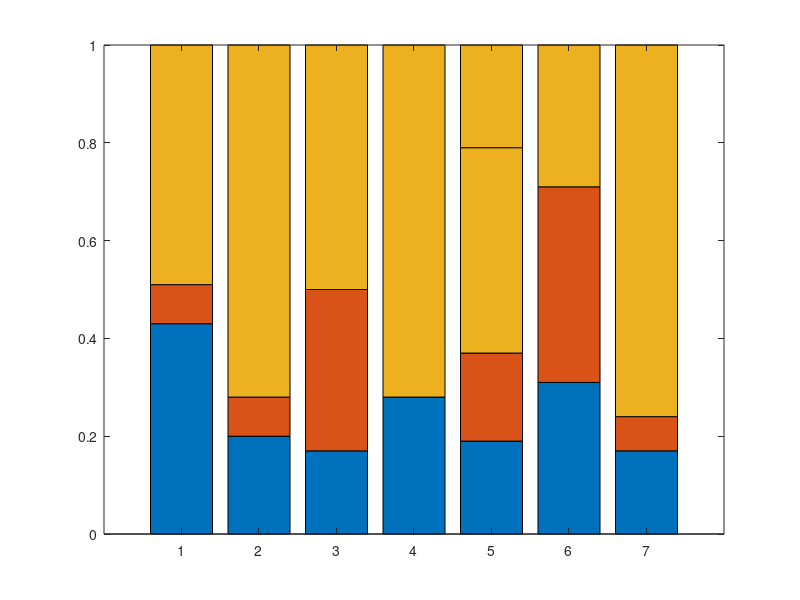
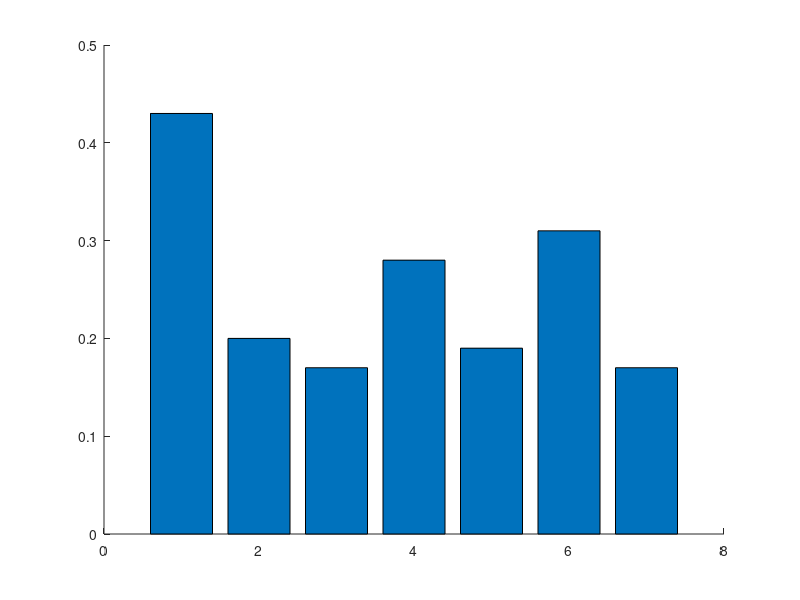

MATLAB code to generate these figures, in order: (Note: this script raises an error after producing the figures.)
% Figure 7 in Heidemann et al. (2024)
% 
% Stacked bar plots showing key predictors and explained variance for NW and NE Australian rainfall
% between October and April, as well as seasonal cycle of rainfall  


% input R2 values generated by examining output from
% stepwiselm_calculation_all_ts and manual_stepwiselm_func and taking
% process knowledge into account and correcting the order or predictors accordingly  


% set different colour for each key predictor 
not_r2_colour = [.92 .92 .92];
fill_color = [0 0 0];
CP_color = [0 .75 1]; % CP Index
EP_color = [0 .6 .8]; % EP Index
DMI_color = [.51 .44 1]; % DMI 
Coral_color = [0 .96 1]; % Coral Sea 
Timor_color =  [0 .53 .55];% Timor Sea 
Arafura_color = [0 .77 .8];  % Arafura and Gulf 
IOBW_color = [.54 .17 .89]; % IOBW .54 .17 .89
Nino34_color = [.09 .45 .8]; % Nino 3.4 lag-1
SM_color = [.56 .93 .56]; % soil moisture
ET_color = [.64 .8 .35]; % evapotranspiration
TPI_color = [0 0 .55]; % 13-year lowpass filtered TPI
NW_evap_color = [1 .93 .55]; % NW evap 
Ningaloo_color = [.55 .28 .54]; % Ningaloo Nino Index
TBO_color = [.69 .88 .9];% TBO
SAM_color = [1 .55 0]; % AM SAM 
MJO81_color = [.78 .08 .52];  % MJO phases 8,1
MJO456_color = [1 .2 .7];  % MJO phases 4,5,6
MJO_inactive_color = [.93 .51 .93];  % MJO inactive


%% 

% f = figure('pos',[10 10 1100 600])
% a = axes('Parent', f);

for i=1:2


    if i==1
        region='NW'
        % R2 values per predictor
        Sept_group = [0.35 0 0 0 0 0 0 0 0]; 
        Oct_group = [0.43 0.08 0 0 0 0 0 0 0]; 
        Nov_group = [0.2 0.08 0 0 0 0 0 0 0]; 
        Dec_group = [0.17 0.33 0 0 0 0 0 0 0]; 
        Jan_group = [0.28 0 0 0 0 0 0 0 0]; 
        Feb_group = [0.19 0.18 0.42 0 0 0 0 0 0]; 
        March_group = [0.31 0.4 0 0 0 0 0 0 0]; 
        April_group = [0.17 0.07 0 0 0 0 0 0 0]; 
        May_group = [0.18 0 0 0 0 0 0 0 0]; 
        
        
        C = [CP_color;Arafura_color;fill_color;fill_color;fill_color;fill_color;fill_color;fill_color;fill_color;not_r2_colour;...
            CP_color;Coral_color;fill_color;fill_color;fill_color;fill_color;fill_color;fill_color;fill_color;not_r2_colour;...
            MJO81_color;NW_evap_color;fill_color;fill_color;fill_color;fill_color;fill_color;fill_color;fill_color;not_r2_colour;...
            NW_evap_color;fill_color;fill_color;fill_color;fill_color;fill_color;fill_color;fill_color;fill_color;not_r2_colour;...
            IOBW_color;MJO81_color;NW_evap_color;fill_color;fill_color;fill_color;fill_color;fill_color;fill_color;not_r2_colour;...
            CP_color;NW_evap_color;fill_color;fill_color;fill_color;fill_color;fill_color;fill_color;fill_color;not_r2_colour;...
            MJO456_color;MJO81_color;fill_color;fill_color;fill_color;fill_color;fill_color;fill_color;fill_color;not_r2_colour]; 



    else
        i=2
        region='NE'
        
        Sept_group = [0.21 0.14 0 0 0 0 0 0]; 
        Oct_group = [0.3 0 0 0 0 0 0 0]; 
        Nov_group = [0.32 0.18 0 0 0 0 0 0];
        Dec_group = [0.24 0.22 0 0 0 0 0 0]; 
        Jan_group = [0.13 0.25 0 0 0 0 0 0]; 
        Feb_group = [0.13 0.19 0.15 0.15 0 0 0 0];
        March_group = [0.1 0.38 0 0 0 0 0 0]; 
        April_group = [0.15 0.11 0 0 0 0 0 0]; 
        May_group = [0.33 0 0 0 0 0 0 0]; 
        
        
        C = [Coral_color;fill_color;fill_color;fill_color;fill_color;fill_color;fill_color;fill_color;not_r2_colour;...
            CP_color;Coral_color;fill_color;fill_color;fill_color;fill_color;fill_color;fill_color;not_r2_colour;...
            CP_color;NW_evap_color;fill_color;fill_color;fill_color;fill_color;fill_color;fill_color;not_r2_colour;...
            SAM_color;NW_evap_color;fill_color;fill_color;fill_color;fill_color;fill_color;fill_color;not_r2_colour;...
            IOBW_color;MJO81_color;SAM_color;NW_evap_color;fill_color;fill_color;fill_color;fill_color;not_r2_colour;...
            CP_color;NW_evap_color;fill_color;fill_color;fill_color;fill_color;fill_color;fill_color;not_r2_colour;...
            CP_color;MJO456_color;fill_color;fill_color;fill_color;fill_color;fill_color;fill_color;not_r2_colour]; 



    end 


n_months = 7;
n_bars = n_months; % number of months --> number of bars 
n_sections = length(Oct_group)+1; % number of individual sections (plus the colour for the 
% remaining explained variance to add up to 1


if i==1
    f1=figure
    
    b=bar([Oct_group 1-sum(Oct_group);Nov_group 1-sum(Nov_group);Dec_group 1-sum(Dec_group);...
        Jan_group 1-sum(Jan_group);Feb_group 1-sum(Feb_group);March_group 1-sum(March_group);April_group 1-sum(April_group)],'stacked');

    f = figure('pos',[10 10 1100 600])
    a = axes('Parent', f);

        for jj = 1:n_sections
        for ii=1:n_bars
            section=copyobj(b(jj), a);
            dummy=1:n_bars;
            dummy(dummy==ii)=[];
            section.YData(dummy) = 0;
   
            section.FaceColor = C(sub2ind([n_sections n_bars], jj, ii), :);
        end
        end
        ax1 = gca;
else
    i==2
    f1=figure
   
    b=bar([Oct_group 1-sum(Oct_group);Nov_group 1-sum(Nov_group);Dec_group 1-sum(Dec_group);...
        Jan_group 1-sum(Jan_group);Feb_group 1-sum(Feb_group);March_group 1-sum(March_group);April_group 1-sum(April_group)],'stacked');


    f = figure('pos',[10 10 1100 600])
    a = axes('Parent', f);
    for jj = 1:n_sections
        for ii=1:n_bars
            section=copyobj(b(jj), a);
            dummy=1:n_bars;
            dummy(dummy==ii)=[];
            section.YData(dummy) = 0;
  
            section.FaceColor = C(sub2ind([n_sections n_bars], jj, ii), :);
        end
    end
    ax2=gca;

end 


xticklabels({'Oct','Nov','Dec','Jan','Feb','Mar','Apr'})

if strcmp('NE',region)
    title('NE','FontSize',12)
else
    strcmp('NW',region)
    title('NW','FontSize',12)
    ylabel('R{^2}','FontSize',12,'FontWeight','bold')
end 

xlabel('Month','FontSize',12)

ylim([0 1])

close(f1)




    % % make new custom legend --> 
    hold on 
    h = zeros(3, 1);
    h(1) = plot(NaN,NaN,'or','Color',[CP_color]);
    set(h(1),'markerfacecolor',get(h(1),'color'));
    h(2) = plot(NaN,NaN,'or','Color',[Coral_color]);
    set(h(2),'markerfacecolor',get(h(2),'color'));
    h(3) = plot(NaN,NaN,'or','Color',[Arafura_color]);
    set(h(3),'markerfacecolor',get(h(3),'color'));
    h(4) = plot(NaN,NaN,'or','Color',[IOBW_color]);
    set(h(4),'markerfacecolor',get(h(4),'color'));
    h(5) = plot(NaN,NaN,'or','Color',[MJO456_color]);
    set(h(5),'markerfacecolor',get(h(5),'color'));
    h(6) = plot(NaN,NaN,'or','Color',[MJO81_color]);
    set(h(6),'markerfacecolor',get(h(6),'color'));
    h(7) = plot(NaN,NaN,'or','Color',[SAM_color]);
    set(h(7),'markerfacecolor',get(h(7),'color'));
    h(8) = plot(NaN,NaN,'or','Color',[NW_evap_color]);
    set(h(8),'markerfacecolor',get(h(8),'color'));
    h(9) = plot(NaN,NaN,'or','Color',[not_r2_colour]);
    set(h(9),'markerfacecolor',get(h(9),'color'));
    
  
    
%   legend
    lgd = legend(h,'CP Index','Coral Sea','Arafura Sea','IOBW',...
        'MJO phases 4,5,6','MJO phases 8,1','AM SAM','NW oceanic evaporation','Not explained','FontSize',9,'Location','northwest')


end 

%% now plot both in one figure as subplots

fnew = figure('pos',[10 10 1000 500])
ax1_copy = copyobj(ax1,fnew);
a_sub=subplot(1,2,1,ax1_copy)

copies = copyobj([ax2,lgd],fnew);
ax2_copy = copies(1);
b_sub=subplot(1,2,2,ax2_copy)

% title for the whole figure 
sgtitle('Stepwise linear regression, key predictors (1975-2023)','FontSize',15,'FontWeight','bold')

% set position and size of graphs 
set(a_sub,'Position',[0.1 0.1 0.42 0.69]);
set(b_sub,'Position',[0.56 0.1 0.42 0.69]);

% add a,b labels
annotation('textbox',[.09 .69 .1 .2],'String','(a)','FontSize',14,'FontWeight','bold','EdgeColor','none')
annotation('textbox',[.55 .69 .1 .2],'String','(b)','FontSize',14,'FontWeight','bold','EdgeColor','none')

% set(gcf,'InvertHardCopy','off');
% set(gcf,'color','w');
% 
% fname_str = ['Stacked_bar_plots_upd']
% print(fname_str,'-dtiff','-r300')

%% next load data for display of seasonal cycle - use monthly means! also for 1975 to 2023

time_period = '1975-2023'


load 'AWAP_rainfall_1900_2023.mat' 

input_rainfall_1 = precip(:,:,:,76:123);

length_years = size(input_rainfall_1,4);

[Lat,Lon] = meshgrid(lat,lon);

% mask out ocean grid points

[Lat,Lon] = meshgrid(lat,lon);
land = island(Lat, Lon);

rainfall_land = zeros(size(input_rainfall_1));

for i = 1 : 12 

input_rainfall = squeeze(input_rainfall_1(:,:,i,:));
land_3D= repmat(land,1,1,size(input_rainfall,3));
input_rainfall(land_3D==0) = NaN;

rainfall_land(:,:,i,:) = input_rainfall;

end 

Rainfall_climatology = squeeze(nanmean(rainfall_land,4));

idx_east = lon >= 135;
idx_east = find(idx_east ==1);

idx_west = lon < 135; 
idx_west = find(idx_west ==1);

idx = lat >= -20;
% find index for all latitude values bigger than or equal to -20 
lat_idx = find(idx==1);

clear precip
clear input_rainfall_1
clear input_rainfall

for i = 1:2 

    if i==1;
    region= 'Northeast';
    else
        i==2;
    region= 'Northwest';
    end 

% save NE and NW 
if strcmp('Northeast',region)
    lon_idx = idx_east;
    rainfall_NE_clim = nanmean(Rainfall_climatology(lon_idx,lat_idx,:,:),1);
    rainfall_NE_clim=squeeze(nanmean(rainfall_NE_clim,2));
    % area averaged rainfall 
    rainfall_NE = nanmean(rainfall_land(lon_idx,lat_idx,:,:),1);
    rainfall_NE=squeeze(nanmean(rainfall_NE,2));

    % standard deviation and standard error per month 
    rainfall_NE_std = zeros(size(rainfall_NE_clim));
    rainfall_NE_sem = zeros(size(rainfall_NE_clim));
    for i_dx = 1:12
    rainfall_NE_std(i_dx,:)=std(rainfall_NE(i_dx,:)); % standard devation
    rainfall_NE_sem(i_dx,:)= rainfall_NE_std(i_dx,:)./sqrt(size(rainfall_NE,2)); % standard error 
  
    end
    

else
    strcmp('Northwest',region)
    lon_idx = idx_west;
    rainfall_NW_clim = nanmean(Rainfall_climatology(lon_idx,lat_idx,:,:),1);
    rainfall_NW_clim=squeeze(nanmean(rainfall_NW_clim,2));

    % area averaged rainfall 
    rainfall_NW = nanmean(rainfall_land(lon_idx,lat_idx,:,:),1);
    rainfall_NW=squeeze(nanmean(rainfall_NW,2));

    % standard deviation and standard error per month
    rainfall_NW_std = zeros(size(rainfall_NW_clim));
    rainfall_NW_sem = zeros(size(rainfall_NW_clim));
    for i_dx = 1:12
    rainfall_NW_std(i_dx,:)=std(rainfall_NW(i_dx,:)); % standard devation
    rainfall_NW_sem(i_dx,:)= rainfall_NW_std(i_dx,:)./sqrt(size(rainfall_NW,2)); % standard error 
    end
    

end



end 

% only October to April 
% recenter the data 
% NW
rainfall_NW_clim1 = rainfall_NW_clim(10:12);
rainfall_NW_clim2 = rainfall_NW_clim(1:4);
rainfall_NW_clim_Oct_Apr = [rainfall_NW_clim1;rainfall_NW_clim2];

rainfall_NW_std1 = rainfall_NW_std(10:12);
rainfall_NW_std2 = rainfall_NW_std(1:4);
rainfall_NW_std_Oct_Apr = [rainfall_NW_std1;rainfall_NW_std2];

rainfall_NW_sem1 = rainfall_NW_sem(10:12);
rainfall_NW_sem2 = rainfall_NW_sem(1:4);
rainfall_NW_sem_Oct_Apr = [rainfall_NW_sem1;rainfall_NW_sem2];


% NE
rainfall_NE_clim1 = rainfall_NE_clim(10:12);
rainfall_NE_clim2 = rainfall_NE_clim(1:4);
rainfall_NE_clim_Oct_Apr = [rainfall_NE_clim1;rainfall_NE_clim2];

rainfall_NE_std1 = rainfall_NE_std(10:12);
rainfall_NE_std2 = rainfall_NE_std(1:4);
rainfall_NE_std_Oct_Apr = [rainfall_NE_std1;rainfall_NE_std2];

rainfall_NE_sem1 = rainfall_NE_sem(10:12);
rainfall_NE_sem2 = rainfall_NE_sem(1:4);
rainfall_NE_sem_Oct_Apr = [rainfall_NE_sem1;rainfall_NE_sem2];


%%
fnew = figure('pos',[10 10 1000 800])

a_sub=subplot(2,2,1)

ha = fill([3,3,6,6],[0 400 400 0],rgb('light blue')) % DJFM
ha.FaceAlpha =  0.4;
ha.EdgeColor = "none"

hold on 
plot(rainfall_NW_clim_Oct_Apr,'k','LineWidth',1.5)


hold on 
e=errorbar((rainfall_NW_clim_Oct_Apr),rainfall_NW_std_Oct_Apr,'.','MarkerSize',10,...
    'MarkerEdgeColor','red','MarkerFaceColor','blue','LineWidth',1);

ylabel('mm month^{-1}')
title('NW annual cycle')
set(gca, 'XTickLabel', []);
xlim([1 7])
ylim([0 400])



b_sub=subplot(2,2,2)

ha = fill([3,3,6,6],[0 400 400 0],rgb('light blue')) % DJFM
ha.FaceAlpha =  0.4;
ha.EdgeColor = "none"

hold on 
plot(rainfall_NE_clim_Oct_Apr,'k','LineWidth',1.5)
hold on 

e=errorbar((rainfall_NE_clim_Oct_Apr),rainfall_NE_std_Oct_Apr,'.','MarkerSize',10,...
    'MarkerEdgeColor','red','MarkerFaceColor','blue','LineWidth',1);

% ylabel('mm month^{-1}')
title('NE annual cycle')
set(gca, 'XTickLabel', []);
xlim([1 7])
ylim([0 400])
hold on 


legend('monsoon season','\mu','\pm\sigma','Location','northwest','FontSize',8)

ax1_copy = copyobj(ax1,fnew);
c_sub=subplot(2,2,3,ax1_copy)

copies = copyobj([ax2,lgd],fnew);
ax2_copy = copies(1);
d_sub=subplot(2,2,4,ax2_copy)

% title for the whole figure 
sgtitle('Stepwise linear regression, key predictors (1975-2023)','FontSize',15,'FontWeight','bold')

% set position and size of graphs 
set(a_sub,'Position',[0.165 0.59 0.3 0.27]);
set(b_sub,'Position',[0.625 0.59 0.3 0.27]);

set(c_sub,'Position',[0.1 0.1 0.42 0.40]);
set(d_sub,'Position',[0.56 0.1 0.42 0.40]);

% add a,b labels
annotation('textbox',[.09 .7 .1 .2],'String','(a)','FontSize',14,'FontWeight','bold','EdgeColor','none')
annotation('textbox',[.55 .7 .1 .2],'String','(b)','FontSize',14,'FontWeight','bold','EdgeColor','none')

annotation('textbox',[.09 .34 .1 .2],'String','(c)','FontSize',14,'FontWeight','bold','EdgeColor','none')
annotation('textbox',[.55 .34 .1 .2],'String','(d)','FontSize',14,'FontWeight','bold','EdgeColor','none')




%% save 

set(gcf,'InvertHardCopy','off');
set(gcf,'color','w');

fname_str = ['Figure_7_Stacked_bar_plots_upd']
print(fname_str,'-dtiff','-r300')
